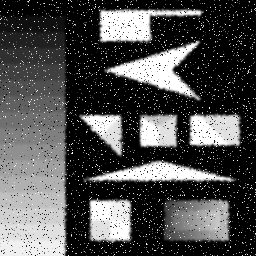
#> input picture PA1/ImageData/susan_input2.png, 256 x 256 px
$ python SUSAN.py
#> lines starting #> are read from the running program, lines starting #| are printed output that depends on the picture
import math
import numpy as np
from numpy import *
from sympy import E
from PIL import Image
from PIL import ImageDraw

def saveImg(Img, fileName):
    Img.convert("RGB").save(fileName,"PNG")

def drawCircleOnImg(Img, pointArr, threshold):
    print("Drawing Circle")
    Img = Img.convert('RGB')
    draw = ImageDraw.Draw(Img)
    count = 0
    for i in range(pointArr.shape[0]):
        for j in range(pointArr.shape[1]):
            if pointArr[i, j] > threshold:
                draw.ellipse( (j - 2, i - 2, j + 2, i + 2), outline ='red')
                count = count + 1
    print( "Total circle drawing : " + str(count) )
    Img.show()
    saveImg(Img, "../SavingImage/test.png")

def NMS(R):
    (H, W) = R.shape
    nmsR = np.zeros(R.shape)
    for i in range(1, H - 1):
        for j in range(1, W - 1):
            partR = R[i - 1: i + 2, j - 1: j + 2]
            if argmax(partR) == 4:
                nmsR[i, j] = R[i, j]
    return nmsR

def susan(imgArr ,mask, t):
    (H, W) = imgArr.shape
    sumCArr = np.zeros(imgArr.shape)
    R = np.zeros(imgArr.shape)
    for i in range(3, H - 3):
        for j in range(3, W - 3):
            partImg = imgArr[i - 3 : i + 4, j - 3 : j + 4]
            centerPixVal = imgArr[i, j]
            cArr = exp( -1 * ( ( partImg - centerPixVal ) / t )**6 )
            cMulMask = multiply(cArr, mask)
            sumCArr[i, j] = sum(cMulMask) - 1
    threshold = sumCArr[ (int)(argmax(sumCArr) / W), argmax(sumCArr) % H ] * 0.5
    low = where(sumCArr <= threshold)
    R[low] = threshold - sumCArr[low]
    return R
"""
def imageNormalization(imgArr, newMax, newMin):
    imgArrX, imgArrY = imgArr.shape
    oldMax = imgArr[ (int)(argmax(imgArr) / imgArrX), argmax(imgArr)%imgArrY ]
    oldMin = imgArr[ (int)(argmin(imgArr) / imgArrX), argmin(imgArr)%imgArrY ]
    print( (oldMax, oldMin) )
"""
def medianFilter(imgArr, filterSize):
    imgArrX, imgArrY = imgArr.shape
    newImgArr = np.zeros(imgArr.shape)
    for x in range((int)(filterSize/2), imgArrX - (int)(filterSize/2)):
        for y in range((int)(filterSize/2), imgArrY - (int)(filterSize/2)):
            partImgArr = imgArr[x - (int)(filterSize/2): x + (int)(filterSize/2) + 1,
                                y - (int)(filterSize/2): y + (int)(filterSize/2) + 1]
            oneDArr = np.zeros(filterSize**2)
            for i in range(filterSize):
                for j in range(filterSize):
                    oneDArr[i*filterSize+j] = partImgArr[i, j]
            oneDArr.sort()
            newImgArr[x, y] = oneDArr[(int)(filterSize**2 / 2)]
    return newImgArr

def convolve(imgArr, mask):
    maskSize = mask.shape[0]
    imgArrX, imgArrY = imgArr.shape
    newImgArr = np.zeros(imgArr.shape)
    for x in range((int)(maskSize/2), imgArrX - (int)(maskSize/2)):
        for y in range((int)(maskSize/2), imgArrY - (int)(maskSize/2)):
            partImgArr = imgArr[x - (int)(maskSize/2): x + (int)(maskSize/2) + 1,
                                y - (int)(maskSize/2): y + (int)(maskSize/2) + 1]
            newImgArr[x, y] = sum(np.multiply(partImgArr, mask))
    return newImgArr

def gaussian(sigma, kSize):
#> called with sigma = 0.2, kSize = 11
    (centerX, centerY)= ( (kSize - 1) / 2, (kSize - 1) / 2)
    s2 = 2.0 * (sigma**2)
    g = np.zeros( (kSize, kSize) )
    for y in range(kSize):
        for x in range(kSize):
            x2 = (x - centerX)**2
            y2 = (y - centerY)**2
            g[x, y] = 1 / ( 2 * math.pi * sigma**2 ) * exp( -(x2 + y2) / s2 )
    return g / sum(g)

def main(file, G, threshold):
#> called with file = '../ImageData/susan_input2.png', G = array of shape (11, 11), threshold = 0
    I = Image.open(file).convert('L')
#> I is the input picture: PIL image 256x256 L; min 0, max 255, mean 79.3
    imgArr = np.array(I)

    mask = np.array([
                [0,0,1,1,1,0,0],
                [0,1,1,1,1,1,0],
                [1,1,1,1,1,1,1],
                [1,1,1,1,1,1,1],
                [1,1,1,1,1,1,1],
                [0,1,1,1,1,1,0],
                [0,0,1,1,1,0,0]])

    #Imedi = medianFilter(imgArr, 3)
    #imageNormalization(Imedi, 255, 0)
    Iblur = convolve(imgArr, G)
#> after the loop in convolve, `for x in range((int)(maskSize/2), imgArrX - (int)(maskSize/2)):`:
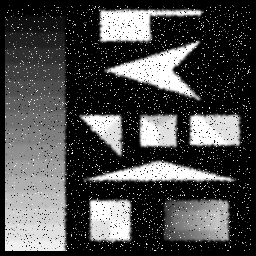
#> newImgArr: shape (256, 256) float64; min 0, max 255, mean 75.4; drawn with min black and max white
    #imageNormalization(Iblur, 255, 0)
    Image.fromarray(Iblur).show()
    R = susan(Iblur, mask, 20)
#> after the loop in susan, `for i in range(3, H - 3):`:
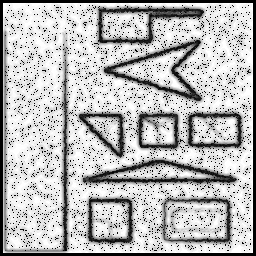
#> sumCArr: shape (256, 256) float64; min 0, max 36, mean 26.2; drawn with min black and max white
#> in susan, `threshold = sumCArr[ (int)(argmax(sumCArr) / W), argmax(sumCArr) % H ]..`: threshold = 18
#> in susan, `low = where(sumCArr <= threshold)`: low = 13212 positions, rows 0 to 255, columns 0 to 255
#> in susan, `R[low] = threshold - sumCArr[low]`:
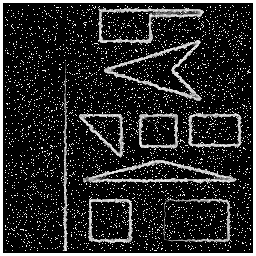
#> R: shape (256, 256) float64; min 0, max 18, mean 2.95; drawn with min black and max white
    nmsR = NMS(R)
#> after the loop in NMS, `for i in range(1, H - 1):`:
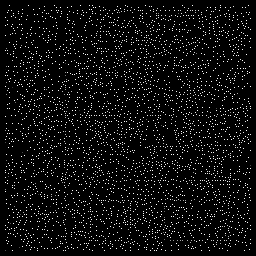
#> nmsR: shape (256, 256) float64; min 0, max 18, mean 0.922; drawn with min black and max white
    drawCircleOnImg(I, nmsR, threshold)
#> after the loop in drawCircleOnImg, `for i in range(pointArr.shape[0]):`: count = 3549
#| Total circle drawing : 3549
#> in drawCircleOnImg, `Img.show()`:
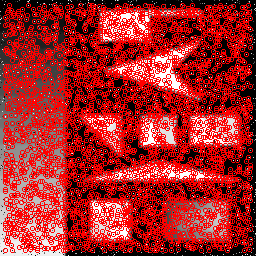
#> shown: PIL image 256x256 RGB; mean R, G, B 164.9, 38.2, 38.2


sigma = 0.2
maskSize = 11
G = gaussian(sigma, maskSize)
main("../ImageData/susan_input2.png", G, 0)
#main("../ImageData/susan_input2.png", G, 10)
